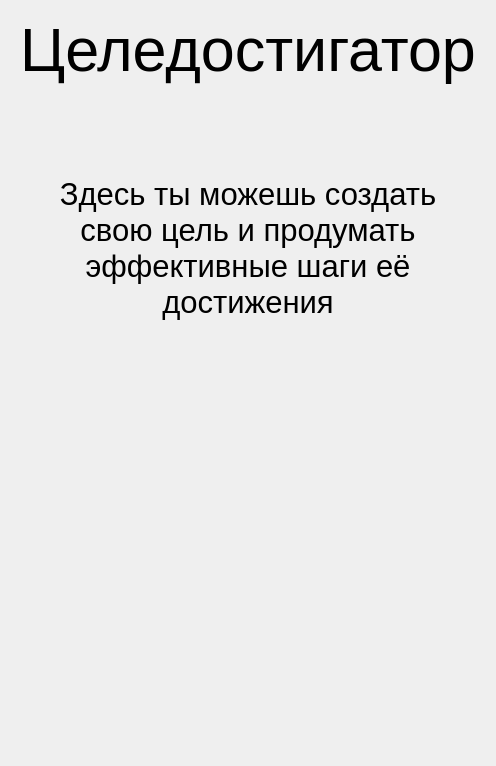
<?xml version="1.0" encoding="UTF-8"?>
<ui version="4.0">
 <class>PurposesMenuInfoWidget</class>
 <widget class="QWidget" name="PurposesMenuInfoWidget">
  <property name="geometry">
   <rect>
    <x>0</x>
    <y>0</y>
    <width>496</width>
    <height>766</height>
   </rect>
  </property>
  <property name="windowTitle">
   <string>Form</string>
  </property>
  <layout class="QVBoxLayout" name="verticalLayout" stretch="2,8,8,1">
   <item>
    <widget class="QLabel" name="label_1">
     <property name="font">
      <font>
       <pointsize>46</pointsize>
      </font>
     </property>
     <property name="text">
      <string>Целедостигатор</string>
     </property>
     <property name="alignment">
      <set>Qt::AlignCenter</set>
     </property>
    </widget>
   </item>
   <item>
    <widget class="QLabel" name="label_2">
     <property name="font">
      <font>
       <pointsize>23</pointsize>
      </font>
     </property>
     <property name="text">
      <string>Здесь ты можешь создать
свою цель и продумать
эффективные шаги её
достижения</string>
     </property>
     <property name="alignment">
      <set>Qt::AlignCenter</set>
     </property>
    </widget>
   </item>
   <item>
    <layout class="QGridLayout" name="gridLayout">
     <item row="0" column="3">
      <widget class="QLabel" name="label_image">
       <property name="text">
        <string/>
       </property>
      </widget>
     </item>
     <item row="0" column="0">
      <spacer name="horizontalSpacer">
       <property name="orientation">
        <enum>Qt::Horizontal</enum>
       </property>
       <property name="sizeHint" stdset="0">
        <size>
         <width>40</width>
         <height>20</height>
        </size>
       </property>
      </spacer>
     </item>
     <item row="0" column="5">
      <spacer name="horizontalSpacer_2">
       <property name="orientation">
        <enum>Qt::Horizontal</enum>
       </property>
       <property name="sizeHint" stdset="0">
        <size>
         <width>40</width>
         <height>20</height>
        </size>
       </property>
      </spacer>
     </item>
    </layout>
   </item>
   <item>
    <spacer name="verticalSpacer">
     <property name="orientation">
      <enum>Qt::Vertical</enum>
     </property>
     <property name="sizeHint" stdset="0">
      <size>
       <width>20</width>
       <height>40</height>
      </size>
     </property>
    </spacer>
   </item>
  </layout>
 </widget>
 <resources/>
 <connections/>
</ui>
